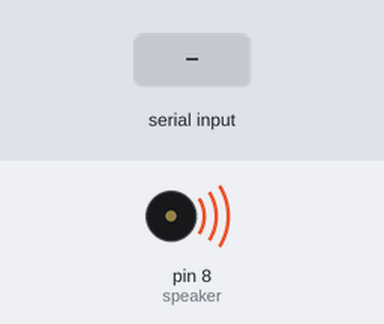
Simulated run of this sketch. Board: Arduino Uno, built with avr-gcc and run on an emulated ATmega328P. Parts: buzzer (waves = sounding). The test bench sets the inputs (shaded band).

Above: at 1.2 s.
1.3 s: byte 30 received over Serial
At 1.54 s:
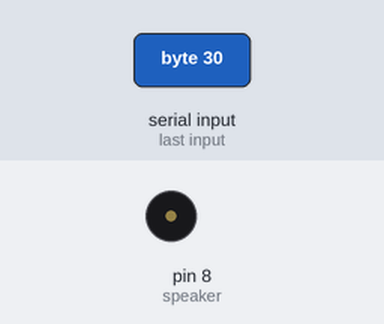
Timing chart, 0 to 4.3 s (numbered marks = the images above; inputs shaded):
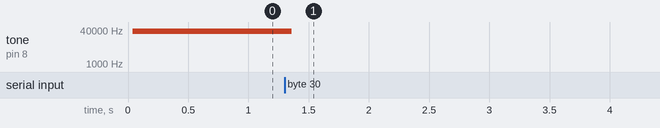

Measured:
- after the input at 1.3 s, tone on pin 8 (speaker): 35555 Hz → silent after 0.06 s

The sketch:

Buzzer_test.ino
```cpp
/* Buzzer Test Code
 * input via terminal for a different sound on the buzzer
 */
 //----------------------------------------------------------------------------------------------------------------------------------------------------------------------------------
int speaker = 8; //Speaker Pin
int input = 0; //Input delay

void setup() {
  // put your setup code here, to run once:
  Serial.begin(9600);
  pinMode(speaker, OUTPUT); //Speaker Pin setup
}

void loop() {
  // put your main code here, to run repeatedly:
  if(Serial.available()){
        input = Serial.read(); //Read from Serial Monitor input and set input = to that.
  }
        digitalWrite(speaker,HIGH); //Simulated PWM
        delay(input); //Input delay
        digitalWrite(speaker,LOW);
        delay(input);
}
```
